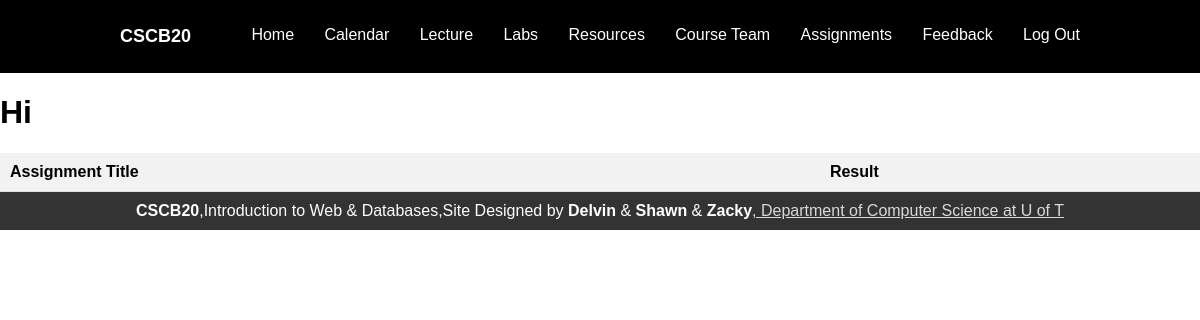
The app's page /assignments/student (signed in), older data.
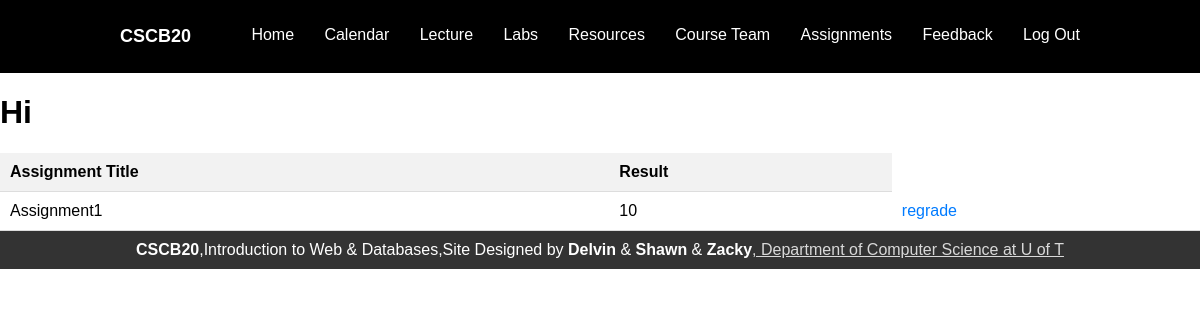
The same page, newer data.
### app.py (models this page shows)
class Grade(db.Model):
    __tablename__ = 'Grade'
    id = db.Column(db.Integer, primary_key=True)
    assignment_id = db.Column(db.Integer, db.ForeignKey('Assignment.id'), nullable=False)
    person_id = db.Column(db.Integer, db.ForeignKey('Person.id'), nullable=False)
    result = db.Column(db.Integer, unique=False, nullable=False)

class Assignment(db.Model):
    __tablename__ = 'Assignment'
    id = db.Column(db.Integer, primary_key=True)
    title = db.Column(db.String(200), unique=False, nullable=False)
    content = db.Column(db.String(2000), unique=False, nullable=False)
    total = db.Column(db.Integer, unique=False, nullable=False)
    grades = db.relationship('Grade', backref='assignment', lazy=True)

### app.py (the view)
@app.route('/assignments/student')
def assignments_student():
    student_assignments = getAssignments(student_id=session['person_id'])
    return render_template('student_feed.html', assignments_query = student_assignments)

### app.py (called while the page is built)
def getAssignments(student_id):
    assignments = Grade.query.filter_by(person_id = student_id)
    return assignments

### templates/student_feed.html
{% extends "layout.html" %}
{% block content %}
<body>
    <h1>Hi</h1>
    <table>
        <thead>
            <tr>
                <th>Assignment Title</th>
                <th>Result</th>
            </tr>
        </thead>
        <tbody>
            {% for grade in assignments_query %}
            <tr>
                <td>{{ grade.assignment.title }}</td>
                <td>{{ grade.result }}</td>
                <td>
                    <a href="http://127.0.0.1:5000/regrade/{{grade.assignment_id}}">
                       regrade
                    </a>
                </td>
            </tr>
            {% endfor %}
        </tbody>
    </table>
</body>
{% endblock content %}

### templates/layout.html (shortened to what this page needs)
<!DOCTYPE html>
<html lang="en">
  <head>
    <link
      rel="stylesheet"
      href="{{ url_for('static', filename='css/style.css') }}"
    />
  </head>
  <body>
    <nav class="navbar">
      <div class="container_nav">
        <ul>
          <div class="CSCB20">CSCB20</div>
          <li><a href="{{url_for('home')}}">Home</a></li>
          {% if session.name %}
          <li><a href="calendar.html">Calendar</a></li>
          <li><a href="lectures.html">Lecture</a></li>
          <li><a href="labs.html">Labs</a></li>
          <li><a href="resources.html">Resources</a></li>
          <li><a href="coursePage.html">Course Team</a></li>
          {% if session.userType == 'Instructor'%}
          <li><a href="{{url_for('assignments_instructor')}}">Assignments</a></li>
          <li><a href="{{url_for('feedback_instructor')}}">Feedback</a></li>
          {% else %}
          <li><a href="{{url_for('assignments_student')}}">Assignments</a></li>
          <li><a href="{{url_for('feedback_student')}}">Feedback</a></li>
          {% endif %}
          <li><a href="{{url_for('logout')}}">Log Out</a></li>
          {% else %}
          <li><a href="{{url_for('register')}}">Register</a></li>
          <li><a href="{{url_for('login')}}">Log In</a></li>
          {% endif %}
        </ul>
      </div>
    </nav>
    {% block content %} {% endblock %}
    <footer class="footer">
      <p>
        <strong>CSCB20</strong>,Introduction to Web &amp; Databases,Site
        Designed by <strong>Delvin</strong> &amp; <strong>Shawn</strong> &amp;
        <strong>Zacky</strong
        ><a class="footerlink" href="http://web.cs.toronto.edu/"
          >, Department of Computer Science at U of T</a
        >
      </p>
    </footer>
  </body>
</html>

### static/css/style.css (style rules this page uses)
body { font-family: Arial, sans-serif; margin: 0; padding: 0; }
.CSCB20 { padding-right: 50px; font-size: large; align-items: flex-start; font-weight: bold; color: white; }
.container_nav { width: 80%; margin: 0 auto; }
.navbar { background-color: #000000; color: #fff; padding: 10px 0; display: flex; width: 100%; }
.navbar ul { list-style-type: none; padding: 0; text-align: center; display: flex; justify-content: space-between; }
.navbar ul li { display: inline-block; margin-right: 20px; text-align: center; }
.navbar ul li:last-child { margin-right: 0; }
.navbar ul li a { text-decoration: none; color: #fff; }
table { width: 100%; border-collapse: collapse; margin-top: 20px; }
th, td { padding: 10px; text-align: left; border-bottom: 1px solid #ddd; }
th { background-color: #f2f2f2; }
td a { text-decoration: none; color: #007bff; }
.footer { background-color: #333; color: #fff; padding: 10px 0; text-align: center; bottom: 0; margin-bottom: 0; width: 100%; }
.footer p { margin: 0; }
.footerlink { color: #d9d9d9; }

Row changes from the older to the newer data that the page shows:
added Grade: assignment "Assignment1", result "10"
